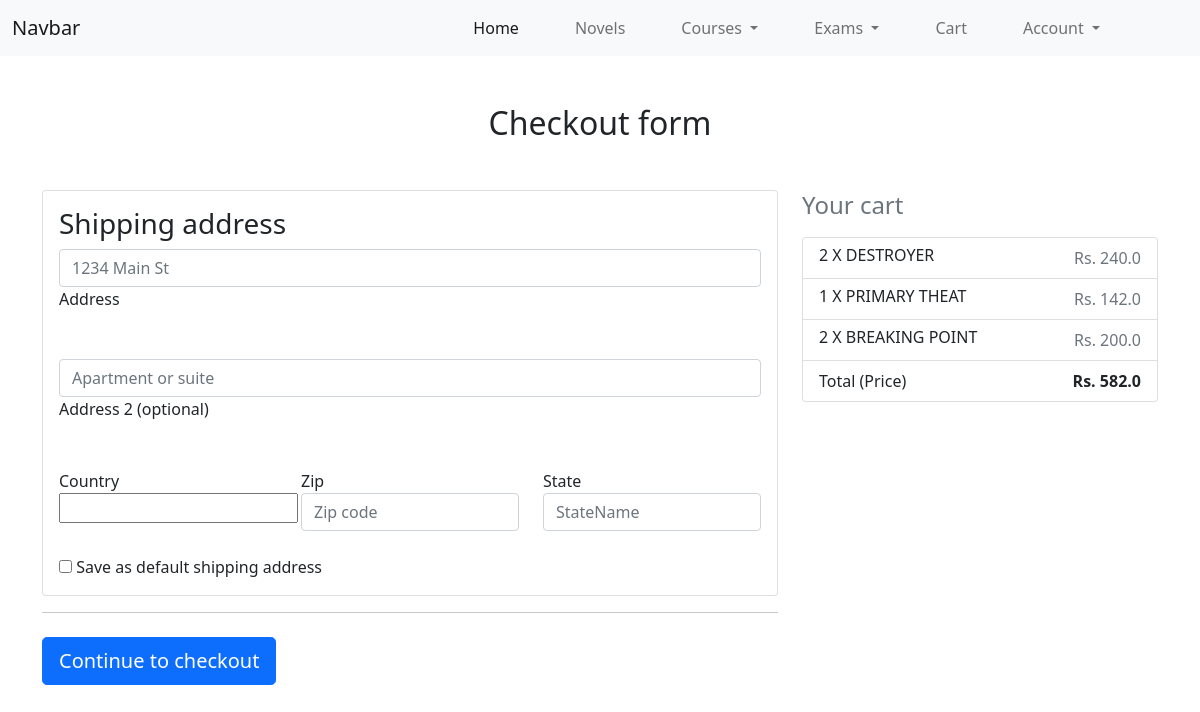
Page /checkout/ (signed in) on the earlier database version.
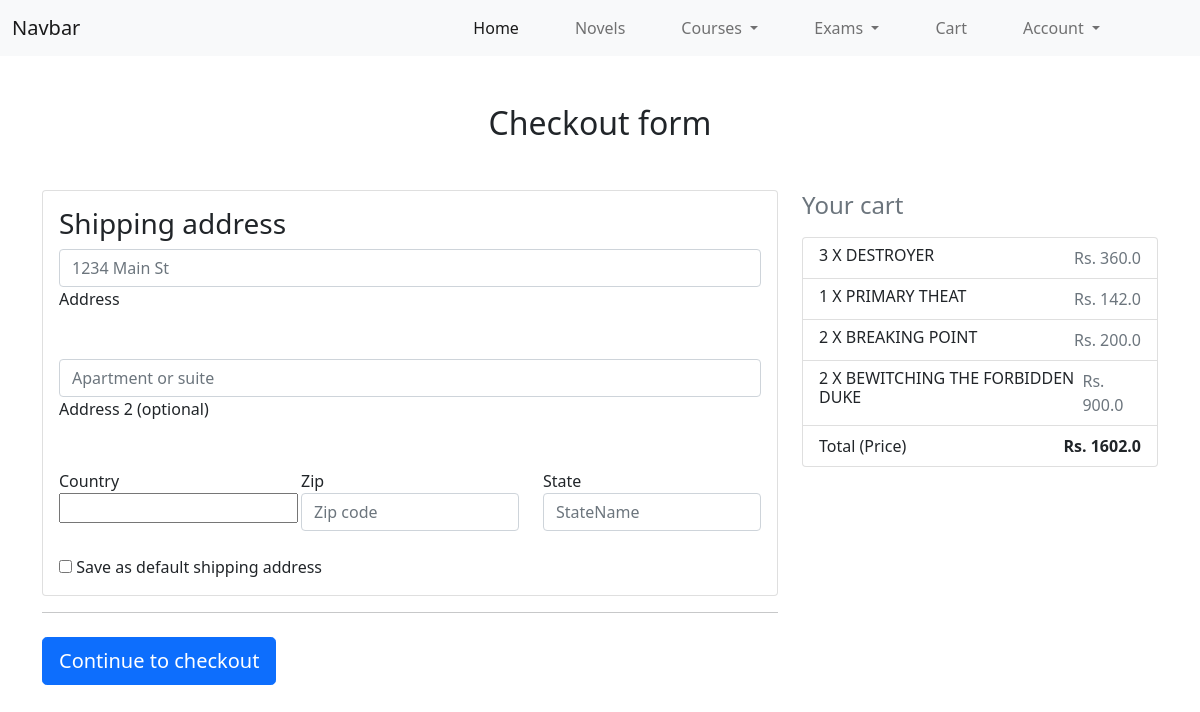
Same page on the later database version.
### libraryApp/models.py (models this page shows, shortened)
class Orderitem(models.Model):
    user = models.ForeignKey(User,on_delete=models.CASCADE)
    ordered = models.BooleanField(default=False)
    item = models.ForeignKey(Item, on_delete=models.CASCADE)
    quantity = models.IntegerField(default=1)
    def get_total_item_price(self):
        return self.quantity * self.item.price
    def get_final_price(self):
        return self.get_total_item_price()

class Item(models.Model):
    title = models.CharField(max_length=100)
    auther = models.CharField(max_length=100)
    ordered_date = models.DateTimeField(auto_now_add=True,)
    price = models.FloatField(max_length=10)
    course = models.CharField(max_length=50,blank=True, null=True)
    branch = models.CharField(max_length=50,blank=True, null=True)
    publish_date = models.DateField(auto_now_add=True,)
    geners = models.CharField(choices=CATEGORY_CHOICES, max_length=15)
    category =  models.CharField(choices=TYPE_OF_BOOK, max_length=15)
    image = models.ImageField(upload_to='productimg')
    slug = AutoSlugField(populate_from=('title',),unique_with=('pub_date','category','auther'), unique=True, default=None,max_length=50,editable=True)

class Order(models.Model):
    user = models.ForeignKey(User,on_delete=models.CASCADE)
    items = models.ManyToManyField(Orderitem,)
    start_date = models.DateTimeField(auto_now_add=True)
    ordered_date = models.DateTimeField(auto_now_add=True)
    ordered = models.BooleanField(default=False)
    shipping_address = models.ForeignKey('Address', on_delete=models.SET_NULL, blank=True, null=True)
    payment = models.ForeignKey('Payment', on_delete=models.SET_NULL, blank=True, null=True)
    being_delivered = models.BooleanField(default=False)
    received = models.BooleanField(default=False)
    refund_requested = models.BooleanField(default=False)
    refund_granted = models.BooleanField(default=False)
    def get_total(self):
        total=0
        x=0
        shipping_charge=0
        for order_item in self.items.all():
            total += order_item.get_final_price()
        if total >=500:
            x=total
            shipping_charge =0
        elif total==0:
            x=total
            shipping_charge= 0
        else:
            x=(total+70)
            shipping_charge= 70
        return ({'total':total,'x':x,'shipping_charge':shipping_charge})

### libraryApp/views.py (the view, shortened to what this page needs)
# urls.py: path('checkout/', CheckoutView.as_view(), name='checkout'),
class CheckoutView(View):
    def get(self, *args, **kwargs):
        try:
            order = Order.objects.get(user=self.request.user, ordered=False)
            form = CheckoutForm()
            context = {
                'form': form,
                'order': order,
            }
            shipping_address_qs = Address.objects.filter(
                user=self.request.user,
                default=True
            )
            if shipping_address_qs.exists():
                context.update(
                    {'default_shipping_address': shipping_address_qs[0]})
            return render(self.request, "libraryApp/checkout.html", context)
        except ObjectDoesNotExist:
            return redirect("libraryApp:checkout")

### libraryApp/forms.py
class CheckoutForm(forms.Form):
    shipping_address = forms.CharField(required=False)
    shipping_address2 = forms.CharField(required=False)
    shipping_country = CountryField(blank_label='(select country)').formfield(required=False,widget=CountrySelectWidget(attrs={'class': 'custom-select d-block w-100',}))
    shipping_zip = forms.CharField(required=False)
    set_default_shipping = forms.BooleanField(required=False)
    use_default_shipping = forms.BooleanField(required=False)
    payment_option = forms.ChoiceField(widget=forms.RadioSelect, choices=PAYMENT_CHOICES)

### libraryApp/templates/libraryApp/checkout.html (shortened to what this page needs)
{% extends 'libraryApp/base.html' %}
{% load crispy_forms_tags %}
{% block content %}
<main >
    <div class="container wow fadeIn">
      <h2 class="my-5 h2 text-center">Checkout form</h2>
      <div class="row">
        <div class="col-sm-8 mb-4">
          <div class="card">
            <form method="POST" class="card-body">
              <h3>Shipping address</h3>
              <div class='hideable_shipping_form'>
                <div class="md-form mb-5">
                  <input type='text' placeholder='1234 Main St' id='shipping_address' name='shipping_address' class='form-control' />
                  <label for="shipping_address" class="">Address</label>
                </div>
                <div class="md-form mb-5">
                  <input type='text' placeholder='Apartment or suite' id='shipping_address2' name='shipping_address2' class='form-control' />
                  <label for="shipping_address2" class="">Address 2 (optional)</label>
                </div>
                <div class="row">
                  <div class="col-lg-4 col-md-12 mb-4">
                    <label for="country">Country</label>
                    {{ form.shipping_country }}
                  </div>
                  <div class="col-lg-4 col-md-6 mb-4">
                    <label for="shipping_zip">Zip</label>
                    <input type='text' placeholder='Zip code' id='shipping_zip' name='shipping_zip' class='form-control' />
                  </div>
                  <div class="col-lg-4 col-md-6 mb-4">
                    <label for="shipping_zip">State</label>
                    <input type='text' placeholder='StateName' id='shipping_zip' name='shipping_zip' class='form-control' />
                  </div>
                </div>
                <div class="custom-control custom-checkbox">
                  <input type="checkbox" class="custom-control-input" name="set_default_shipping" id="set_default_shipping">
                  <label class="custom-control-label" for="set_default_shipping">Save as default shipping address</label>
                </div>
              </div>
              </form>
              </div>
              <hr class="mb-4">
            <a href="{% url 'libraryApp:payment' %}" class="btn btn-primary btn-lg btn-block" >Continue to checkout</a>
          </div>
          <div class="col-sm-4 mb-4">
            {% include "libraryApp/order_snippet.html" %}
          </div>
        </div>
      </div>
  </main>
{% endblock content %}

### libraryApp/templates/libraryApp/order_snippet.html
   <div class="col-md-12 mb-4">
    <h4 class="d-flex justify-content-between align-items-center mb-3">
    <span class="text-muted">Your cart</span>
    <span class="badge badge-secondary badge-pill">{{ order.items.count }}</span>
    </h4>
    <ul class="list-group mb-3 z-depth-1">
    {% for order_item in order.items.all %}
    <li class="list-group-item d-flex justify-content-between lh-condensed">
        <div>
        <h6 class="my-0">{{order_item.quantity}} X {{order_item.item.title}}</h6>
        </div>
        <span class="text-muted">Rs. {{ order_item.get_final_price }}</span>
    </li>
    {% endfor %}
    <li class="list-group-item d-flex justify-content-between">
        <span>Total (Price)</span>
        <strong>Rs. {{order.get_total.x}}</strong>
    </li>
    </ul>
</div>

Differences in the rows shown:
changed Orderitem "DESTROYER": quantity "2" → "3"; get_final_price "240.0" → "360.0"
added Orderitem: quantity "2", item "BEWITCHING THE FORBIDDEN DUKE", get_final_price "900.0"
changed through a linked row, Order: get_total.x "582.0" → "1602.0"
